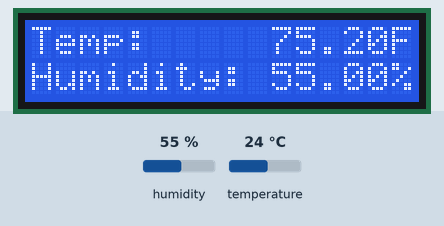
Recording of a sketch running on a simulated Arduino Uno, built with avr-gcc and run on an emulated ATmega328P. Shown: 16×2 character LCD. The test bench sets the inputs (shaded band); at power-on: humidity 55 %, temperature 24 °C.

Above: at 6.2 s.
6.3 s: humidity set to 22 %
At 7.6 s:
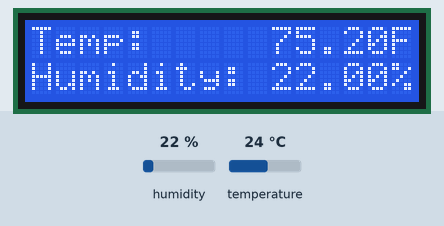
7.9 s: temperature set to 12 °C
At 8.5 s:
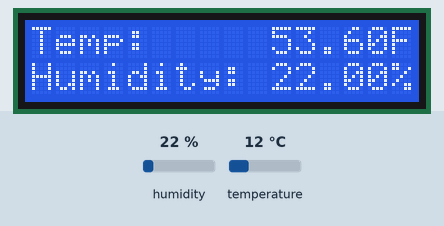
9.4 s: humidity set to 40 %
At 10.5 s:
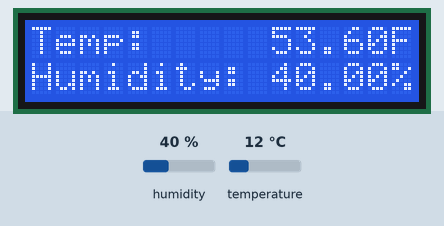
10.9 s: temperature set to 19 °C
At 12.0 s:
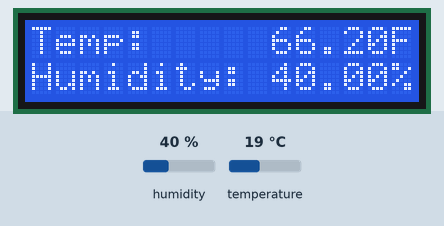
Timing chart, 0 to 13.5 s (numbered marks = the images above; inputs shaded):
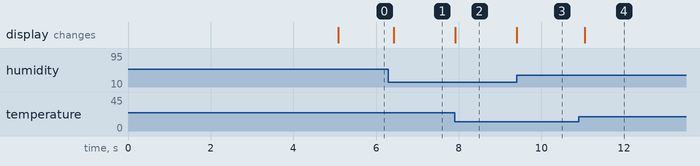

Measured:
- after the input at 6.3 s, the display: changes after 0.13 s (image 1)
- after the input at 7.9 s, the display: changes at once (image 2)
- after the input at 9.4 s, the display: changes at once (image 3)
- after the input at 10.9 s, the display: changes after 0.15 s (image 4)

The sketch:

kitchenduino.ino
```cpp
//onewire required for dallastemperature

#include <DHT22.h>
#include <LiquidCrystal.h>
#include <math.h>
LiquidCrystal lcd (8, 9, 4, 5, 6, 7);

// setup pins
#define DHT22_PIN A1
DHT22 myDHT22(DHT22_PIN);

//declare
int DhtTempDelay = 500;
int DhtHumidDelay = 500;
int analogPin = A0;
int adc_key_old;
int adc_key_in;
int NUM_KEYS = 5;
int key=-1;
int adc_key_val[5] ={30, 150, 360, 535, 760 };
char msgs[5][15] = {"Right Key OK ",
                   "Up Key OK    ",
                   "Down Key OK  ",
                   "Left Key OK  ",
                   "Select Key OK"};
void setup(void)

{
  lcd.begin(16, 2);
  lcd.clear();
  lcd.print("HAIL BRAK");
  lcd.setCursor(0,1);
  lcd.print("Kitchenduino 1.0");
  delay(5000);
  lcd.clear();
  myDHT22.readData(); // init DHT
}

void loop(void)
{
//  adc_key_in = analogRead(analogPin);
//  adc_key_in = get_key(adc_key_in);
  lcd.setCursor(0,0);
  printDhtTemp();
  lcd.setCursor(0,1);
  printDhtHumid();
//  lcd.setCursor(0, 1);
//  lcd.print(msgs[adc_key_in]);
  DhtTempDelay++;
  DhtHumidDelay++;

}

void printDhtTemp()
{
  if (DhtTempDelay > 499 )
  {
  DhtTempDelay = 0;
  lcd.print("Temp:     ");
  lcd.print((getDhtTemp() * 9.0)/ 5.0 + 32.0); // C to F
  lcd.print("F");
  }
}

void printDhtHumid()
{
  if (DhtHumidDelay > 499 )
{
  DhtHumidDelay = 0;
  lcd.print("Humidity: ");
  lcd.print(getDhtHumid());
  lcd.print("%");
}
}

int get_key(unsigned int input)
{
  int k;
  for (k = 0; k < NUM_KEYS; k++)
  {
    if (input < adc_key_val[k])
    return k;

  }
  if (k >= NUM_KEYS)
   k = -1; // No valid key pressed
  return k;
}

float getDhtHumid(){
  myDHT22.readData(); // get DHT values
  return myDHT22.getHumidity();
  }

float getDhtTemp(){
  myDHT22.readData(); // get DHT values
  return myDHT22.getTemperatureC();
  }
```
